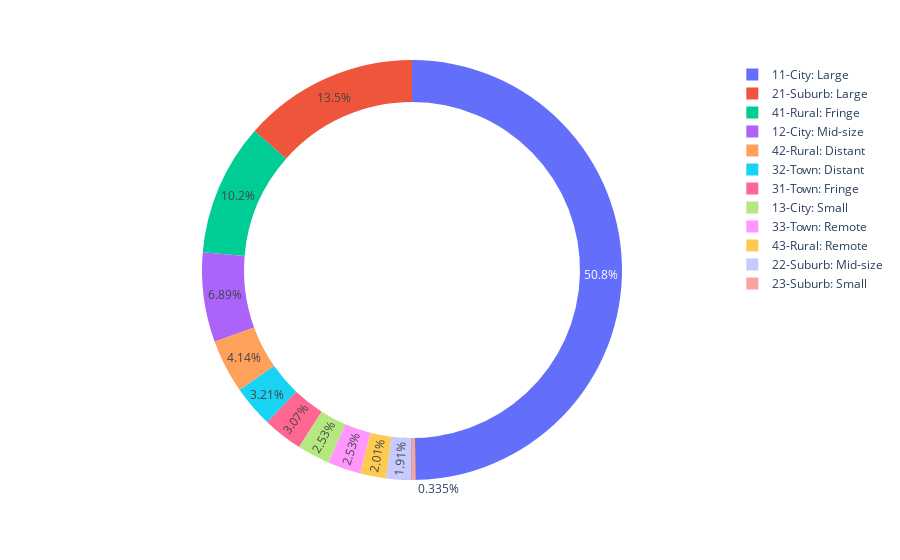

The cell this chart's notebook holds for it:
### Code cell


### Figure 1 — Plotly figure (JSON) as saved in the notebook; plotly's stock layout.template omitted (floating-point values rounded to 4 significant figures; data arrays with more than 128 entries replaced by an {"elided": "..."} marker saying what was removed)
{"data": [{"domain": {"x": [0, 1], "y": [0, 1]}, "hole": 0.8, "hovertemplate": "Campus Type Description=%{label}<br>Dropout Rate=%{value}<extra></extra>", "labels": {"elided": "4194 str values"}, "legendgroup": "", "name": "", "showlegend": true, "type": "pie", "values": {"elided": "4194 float values"}}], "layout": {"legend": {"tracegroupgap": 0}, "margin": {"t": 60}}}
